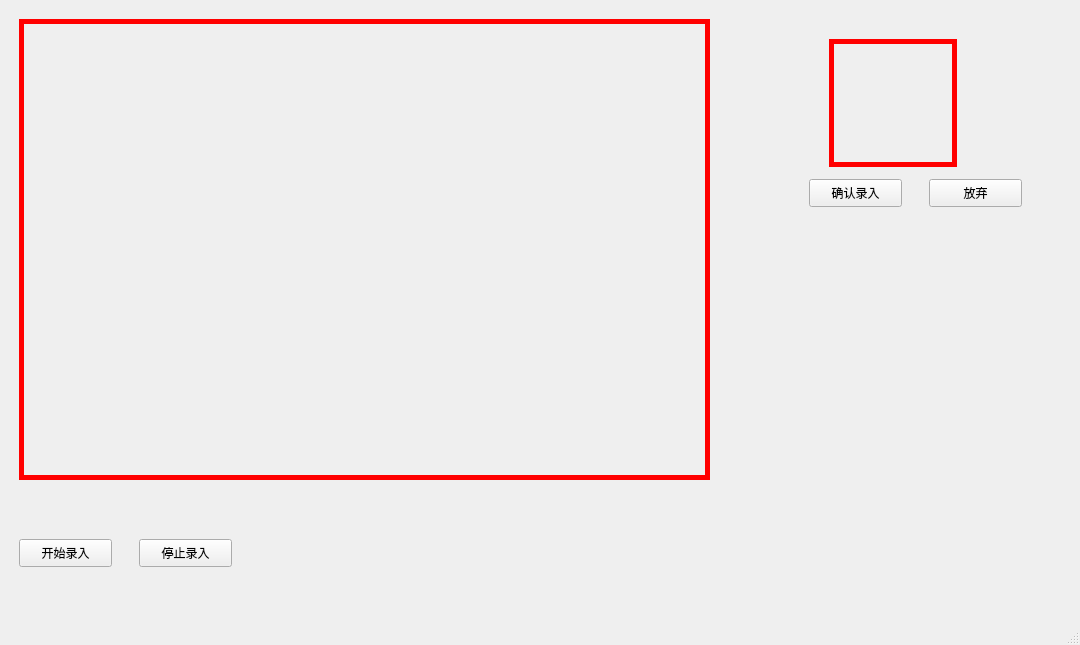
<?xml version="1.0" encoding="UTF-8"?>
<ui version="4.0">
 <class>MainWindow</class>
 <widget class="QMainWindow" name="MainWindow">
  <property name="geometry">
   <rect>
    <x>0</x>
    <y>0</y>
    <width>1080</width>
    <height>645</height>
   </rect>
  </property>
  <property name="windowTitle">
   <string>MainWindow</string>
  </property>
  <widget class="QWidget" name="centralwidget">
   <layout class="QVBoxLayout" name="verticalLayout">
    <item>
     <widget class="QStackedWidget" name="stackedWidget">
      <property name="styleSheet">
       <string notr="true"/>
      </property>
      <property name="currentIndex">
       <number>3</number>
      </property>
      <widget class="QWidget" name="page_home">
       <widget class="QPushButton" name="btn_collect_face">
        <property name="geometry">
         <rect>
          <x>290</x>
          <y>160</y>
          <width>93</width>
          <height>28</height>
         </rect>
        </property>
        <property name="text">
         <string>录入人脸</string>
        </property>
       </widget>
       <widget class="QPushButton" name="btn_face_detect">
        <property name="geometry">
         <rect>
          <x>290</x>
          <y>210</y>
          <width>93</width>
          <height>28</height>
         </rect>
        </property>
        <property name="text">
         <string>签到</string>
        </property>
       </widget>
      </widget>
      <widget class="QWidget" name="page_face_detect">
       <widget class="QLabel" name="label_2">
        <property name="geometry">
         <rect>
          <x>320</x>
          <y>200</y>
          <width>69</width>
          <height>19</height>
         </rect>
        </property>
        <property name="text">
         <string>face detection</string>
        </property>
       </widget>
      </widget>
      <widget class="QWidget" name="page_info_display">
       <widget class="QLabel" name="label_3">
        <property name="geometry">
         <rect>
          <x>300</x>
          <y>230</y>
          <width>69</width>
          <height>19</height>
         </rect>
        </property>
        <property name="text">
         <string>dispaly</string>
        </property>
       </widget>
      </widget>
      <widget class="QWidget" name="page_face_collect">
       <widget class="QLabel" name="label_disp_video">
        <property name="geometry">
         <rect>
          <x>10</x>
          <y>10</y>
          <width>691</width>
          <height>461</height>
         </rect>
        </property>
        <property name="styleSheet">
         <string notr="true">border: 5px solid red;</string>
        </property>
        <property name="text">
         <string/>
        </property>
        <property name="wordWrap">
         <bool>false</bool>
        </property>
       </widget>
       <widget class="QPushButton" name="btn_start">
        <property name="geometry">
         <rect>
          <x>10</x>
          <y>530</y>
          <width>93</width>
          <height>28</height>
         </rect>
        </property>
        <property name="text">
         <string>开始录入</string>
        </property>
       </widget>
       <widget class="QPushButton" name="btn_end">
        <property name="geometry">
         <rect>
          <x>130</x>
          <y>530</y>
          <width>93</width>
          <height>28</height>
         </rect>
        </property>
        <property name="text">
         <string>停止录入</string>
        </property>
       </widget>
       <widget class="QLabel" name="label_face">
        <property name="geometry">
         <rect>
          <x>820</x>
          <y>30</y>
          <width>128</width>
          <height>128</height>
         </rect>
        </property>
        <property name="styleSheet">
         <string notr="true">border: 5px solid red;</string>
        </property>
        <property name="text">
         <string/>
        </property>
       </widget>
       <widget class="QPushButton" name="btn_confirm">
        <property name="geometry">
         <rect>
          <x>800</x>
          <y>170</y>
          <width>93</width>
          <height>28</height>
         </rect>
        </property>
        <property name="text">
         <string>确认录入</string>
        </property>
       </widget>
       <widget class="QPushButton" name="btn_pass">
        <property name="geometry">
         <rect>
          <x>920</x>
          <y>170</y>
          <width>93</width>
          <height>28</height>
         </rect>
        </property>
        <property name="text">
         <string>放弃</string>
        </property>
       </widget>
      </widget>
     </widget>
    </item>
   </layout>
  </widget>
  <widget class="QMenuBar" name="menubar">
   <property name="geometry">
    <rect>
     <x>0</x>
     <y>0</y>
     <width>1080</width>
     <height>25</height>
    </rect>
   </property>
  </widget>
  <widget class="QStatusBar" name="statusbar"/>
 </widget>
 <resources/>
 <connections/>
</ui>
